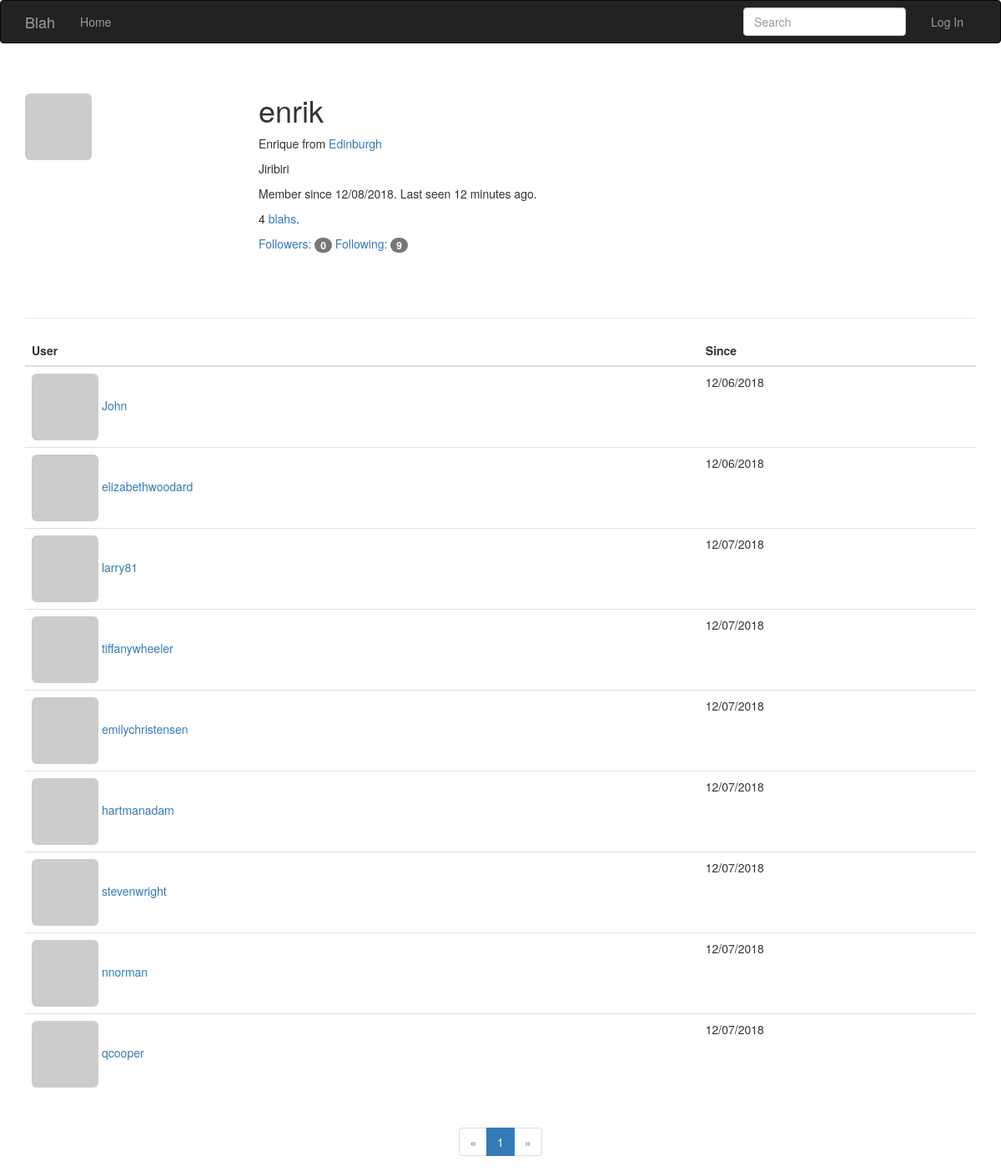
The page /followed-by/enrik on the database as committed earlier.
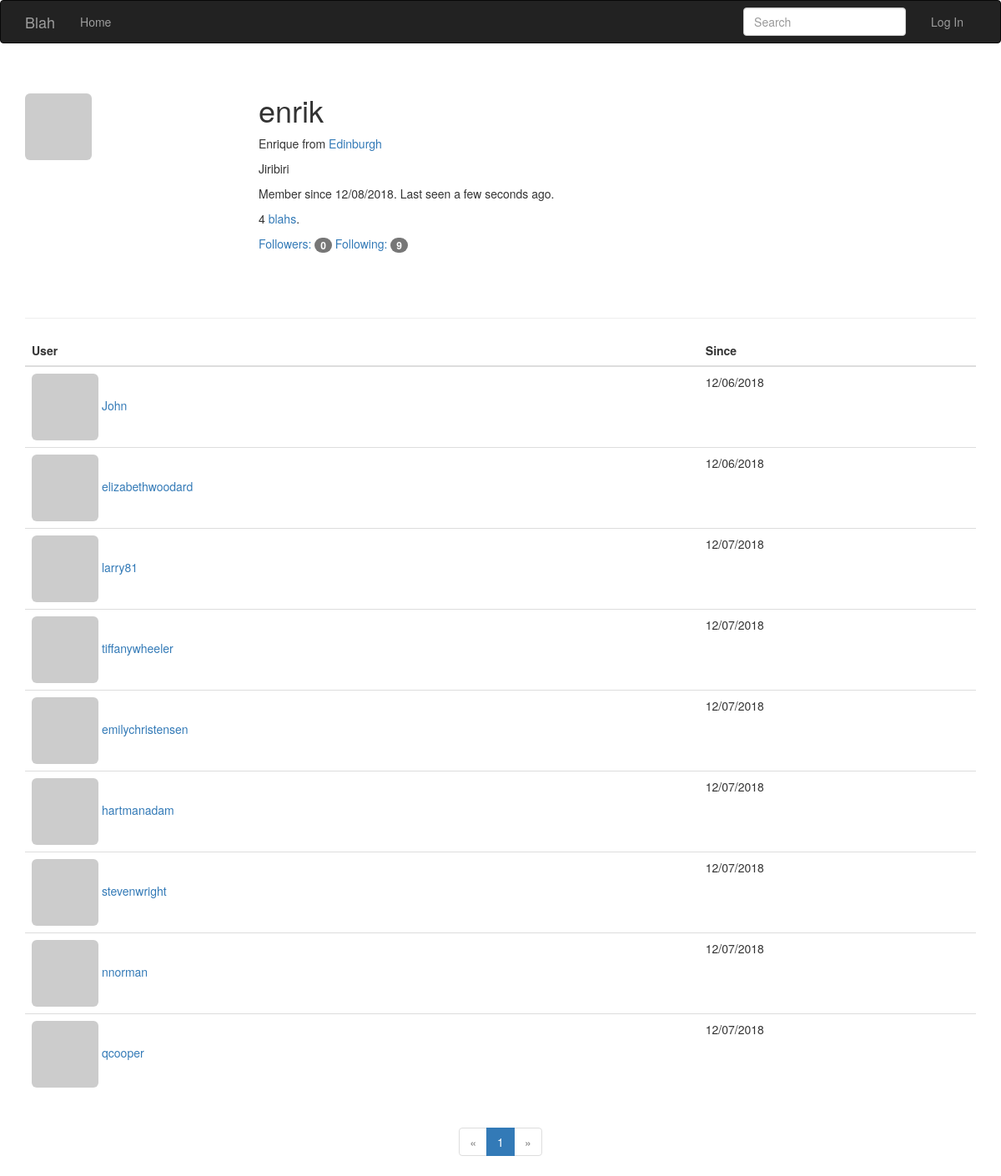
The same page on the database as committed later.
### app/models.py (models this page shows, shortened)
class User(UserMixin, db.Model):
    __tablename__ = 'users'
    id = db.Column(db.Integer, primary_key=True)
    email = db.Column(db.String(64), unique=True, index=True)
    username = db.Column(db.String(64), unique=True, index=True)
    role_id = db.Column(db.Integer, db.ForeignKey('roles.id'))
    password_hash = db.Column(db.String(128))
    confirmed = db.Column(db.Boolean, default=False)
    name = db.Column(db.String(64))
    location = db.Column(db.String(64))
    about_me = db.Column(db.Text())
    member_since = db.Column(db.DateTime(), default=datetime.utcnow)
    last_seen = db.Column(db.DateTime(), default=datetime.utcnow)
    avatar_hash = db.Column(db.String(32))
    posts = db.relationship('Post', backref='author', lazy='dynamic')
    followed = db.relationship('Follow',
                               foreign_keys=[Follow.follower_id],
                               backref=db.backref('follower', lazy='joined'),
                               lazy='dynamic',
                               cascade='all, delete-orphan')
    followers = db.relationship('Follow',
                                foreign_keys=[Follow.followed_id],
                                backref=db.backref('followed', lazy='joined'),
                                lazy='dynamic',
                                cascade='all, delete-orphan')
    @property
    def password(self):
        raise AttributeError('Password is not a readable attribute')
    def gravatar(self, size=100, default='identicon', rating='g'):
        if request.is_secure:
            url = 'https://secure.gravatar.com/avatar'
        else:
            url = 'https://www.gravatar.com/avatar'
        hash = hashlib.md5(self.email.lower().encode('utf-8')).hexdigest()
        return '{url}/{hash}?s={size}&d={default}&r={rating}'.format(
            url=url, hash=hash, size=size, default=default, rating=rating)

### app/main/views.py (the view)
@main.route('/followed-by/<username>')
def followed_by(username):
    user = User.query.filter_by(username=username).first()
    if user is None:
        flash('Invalid user.')
        return redirect(url_for('.index'))
    page = request.args.get('page', 1, type=int)
    pagination = user.followed.paginate(
        page, per_page=current_app.config['FOLLOWERS_PER_PAGE'],
        error_out=False)
    follows = [{'user': item.followed, 'timestamp': item.timestamp}
               for item in pagination.items]
    return render_template('followers.html', user=user, title="Followed by",
                           endpoint='.followed_by', pagination=pagination,
                           follows=follows)

### app/main/forms.py
class SearchForm(FlaskForm):
    q = StringField(_l('Search'), validators=[DataRequired()])
    def __init__(self, *args, **kwargs):
        if 'formdata' not in kwargs:
            kwargs['formdata'] = request.args
        if 'csrf_enabled' not in kwargs:
            kwargs['csrf_enabled'] = False
        super(SearchForm, self).__init__(*args, **kwargs)

### app/auth/views.py (called while the page is built)
@auth.before_app_request
def before_request():
    if current_user.is_authenticated:
        current_user.ping()
        if not current_user.confirmed \
                and request.endpoint \
                and request.blueprint != 'auth' \
                and request.endpoint != 'static':
            return redirect(url_for('auth.unconfirmed'))

### app/main/__init__.py (called while the page is built)
@main.app_context_processor
def inject_permissions():
    return dict(Permission=Permission)

### app/main/views.py (called while the page is built)
@main.before_app_request
def before_request():
    current_user.last_seen = datetime.utcnow()
    db.session.commit()
    g.search_form = SearchForm()
    g.locale = str(get_locale())

### app/models.py (called while the page is built)
    @classmethod
    def before_commit(cls, session):
        session._changes = {
            'add': list(session.new),
            'update': list(session.dirty),
            'delete': list(session.deleted)
        }

### app/templates/followers.html (shortened to what this page needs)
{% extends "base.html" %}
{% import "bootstrap/wtf.html" as wtf %}
{% import "macros.html" as macros %}
{% block page_content %}
<div class="page-header">
  <img class="img-rounded profile-thumbnail" src="{{ user.gravatar(size=256) }}">
  <div class="profile-header">
    <h1>{{ user.username }}</h1>
    {% if user.name or user.location %}
    <p>
        {% if user.name %}{{ user.name }}{% endif %}
        {% if user.location %}
            from <a href="http://maps.google.com/?q={{ user.location }}">
              {{ user.location }}
            </a>
        {% endif %}
    </p>
    {% endif %}
    {% if user.about_me %}<p>{{ user.about_me }}</p>{% endif %}
    <p>Member since {{ moment(user.member_since).format('L') }}. Last seen {{ moment(user.last_seen).fromNow() }}.</p>
    <p>{{ user.posts.count() }} <a href="{{ url_for('.user', username=user.username) }}">blahs</a>.</p>
    <p>
        <a href="{{ url_for('.followers', username=user.username) }}">Followers: <span class="badge">{{ user.followers.count() - 1}}</span></a>
        <a href="{{ url_for('.followed_by', username=user.username) }}">Following: <span class="badge">{{ user.followed.count() - 1}}</span></a>
    </p>
  </div>
</div>
<table class="table table-hover followers">
    <thead><tr><th>User</th><th>Since</th></tr></thead>
    {% for follow in follows %}
    {% if follow.user != user %}
    <tr>
        <td>
            <a href="{{ url_for('.user', username = follow.user.username) }}">
                <img class="img-rounded" src="{{ follow.user.gravatar(size=32) }}">
                {{ follow.user.username }}
            </a>
        </td>
        <td>{{ moment(follow.timestamp).format('L') }}</td>
    </tr>
    {% endif %}
    {% endfor %}
</table>
<div class="text-center">
    {{ macros.pagination_widget(pagination, endpoint, username = user.username) }}
</div>
{% endblock %}

Rows that differ between the two databases and show on the page:
changed User "enrik": last_seen "12 minutes ago" → "a few seconds ago"
